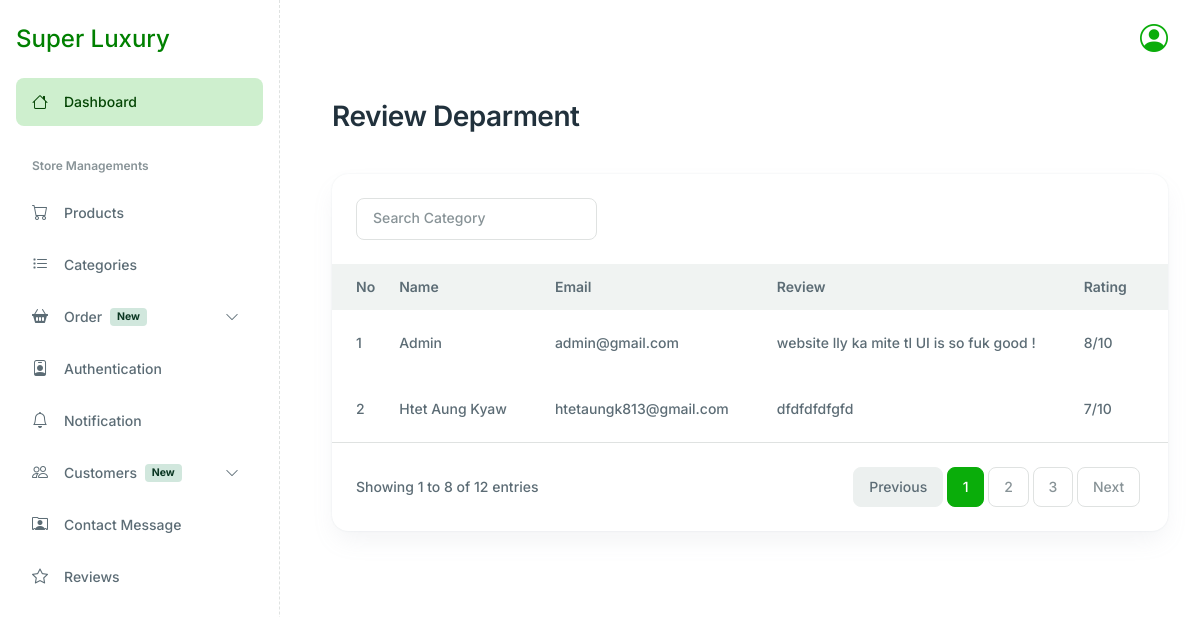
Screenshot of /dashboard/review/ with the database file from the repository.
### sneaker_shop/models.py (models this page shows, shortened)
class Review(models.Model):
    username = models.CharField(max_length=100,null=False)
    email = models.EmailField(max_length=100,null=False)
    content_rev = models.TextField(null=False)
    rating = models.CharField(max_length=100,null=False)
    created_at = models.DateTimeField(auto_now_add=True)
    updated_at = models.DateTimeField(auto_now=True)

### dashboard/views.py (the view)
# urls.py: path('review/',views.Reviews, name='admin_review'),
def Reviews(request):
    reviews = Review.objects.all()
    context = {
        'reviews':reviews
    }
    return render(request,'admin_review.html',context)

### dashboard/context_processors.py (called while the page is built)
def unread_count(request):
    if request.user.is_authenticated:
        count = Notification.objects.filter(user = request.user, is_read = False, is_delete = False).count()
    else:
        count = 0
    return {'unread_count':count}

### dashboard/templates/admin_review.html (shortened to what this page needs)
{% extends 'base.html' %}
{% block content %}
{% include 'sider.html'%}
<div class="main-wrapper" style="margin-left: 300px;">
    <main class="main-content-wrapper">
        <div class="container">
            <div class="row mb-8">
                <div class="col-md-12">
                    <div class="d-flex flex-column flex-md-row justify-content-between align-items-md-center gap-4">
                        <div>
                            <h2>Review Deparment</h2>
                        </div>
                    </div>
                </div>
            </div>
            <div class="row">
                <div class="col-xl-12 col-12 mb-5">
                    <div class="card h-100 card-lg">
                        <div class="px-6 py-6">
                            <div class="row justify-content-between">
                                <div class="col-lg-4 col-md-6 col-12 mb-2 mb-md-0">
                                    <form class="d-flex" role="search">
                                        <input class="form-control" type="search" placeholder="Search Category"
                                            aria-label="Search" />
                                    </form>
                                </div>
                            </div>
                        </div>
                        <div class="card-body p-0">
                            <div class="table-responsive">
                                <table
                                    class="table table-centered table-hover mb-0 text-nowrap table-borderless table-with-checkbox">
                                    <thead class="bg-light">
                                        <tr>
                                            <th>No</th>
                                            <th>Name</th>
                                            <th>Email</th>
                                            <th>Review</th>
                                            <th>Rating</th>
                                            <th>Action</th>
                                        </tr>
                                    </thead>
                                    <tbody>
                                      {% for review in reviews %}
                                        <tr>
                                            <td>{{forloop.counter}}</td>
                                            <td>{{review.username}}</td>
                                            <td>{{review.email}}</td>
                                            <td>{{review.content_rev}}</td>
                                            <td>{{review.rating}}/10</td>
                                            <td>
                                            </td>
                                        </tr>
                                        {% endfor %}
                            </div>
                        </div>
                    </div>
                    <div
                        class="border-top d-flex justify-content-between align-items-md-center px-6 py-6 flex-md-row flex-column gap-4">
                        <span>Showing 1 to 8 of 12 entries</span>
                        <nav>
                            <ul class="pagination mb-0">
                                <li class="page-item disabled"><a class="page-link" href="#!">Previous</a></li>
                                <li class="page-item"><a class="page-link active" href="#!">1</a></li>
                                <li class="page-item"><a class="page-link" href="#!">2</a></li>
                                <li class="page-item"><a class="page-link" href="#!">3</a></li>
                                <li class="page-item"><a class="page-link" href="#!">Next</a></li>
                            </ul>
                        </nav>
                    </div>
                </div>
            </div>
        </div>
</div>
{% endblock %}

### rows the page displays
Review: username "Admin", email "admin@gmail.com", content_rev "website lly ka mite tl UI is so fuk good !", rating "8"
Review: username "Htet Aung Kyaw", email "htetaungk813@gmail.com", content_rev "dfdfdfdfgfd", rating "7"
